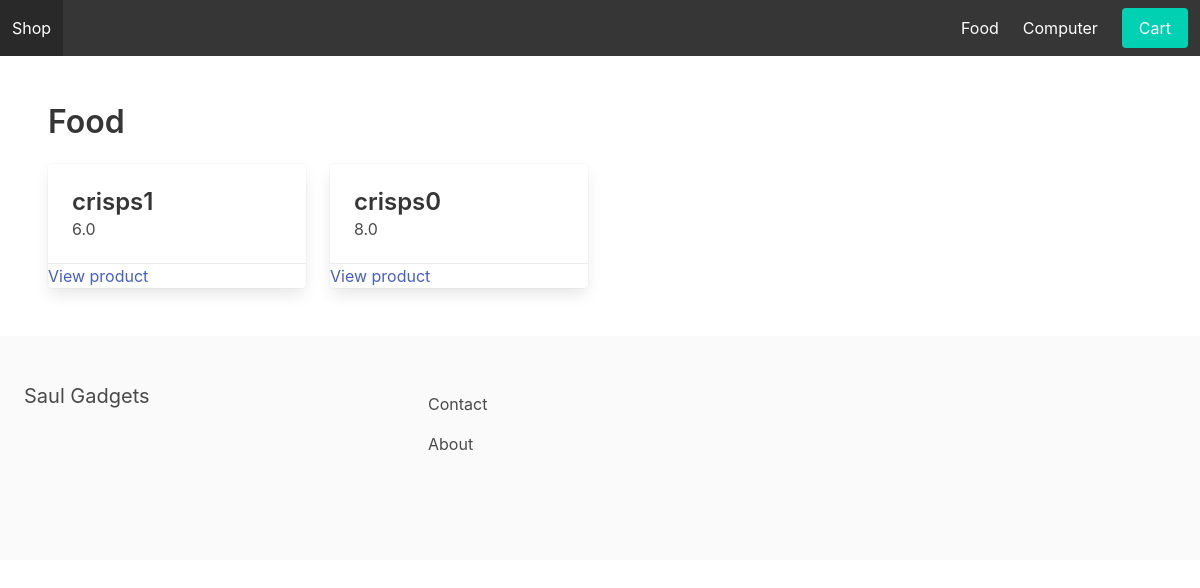
Screenshot of /food/ with the database file from the repository.
### apps/store/models.py (models this page shows, shortened)
class Category(models.Model):
    title = models.CharField(max_length=255)
    slug = models.SlugField(max_length=255)
    ordering = models.IntegerField(default=0)
    class Meta:
        verbose_name_plural = 'Categories'
        ordering = ('ordering',)

class Product(models.Model):
      category = models.ForeignKey(Category, related_name='products', on_delete=models.CASCADE)
      title = models.CharField(max_length=255)
      slug = models.SlugField(max_length=255)
      description = models.TextField(blank=True, null=True)
      price = models.FloatField()
      id = models.AutoField(primary_key=True)

### apps/store/views.py (the view)
# urls.py: path('<slug:slug>/', category_detail, name='category_detail'),
def category_detail(request, slug):
    category = get_object_or_404(Category, slug=slug)
    products = category.products.all()
    context = {
        'category': category,
        'products': products
    }
    return render(request, 'category_detail.html', context)

### apps/store/context_processor.py (called while the page is built)
def menu_categories(request):
    categories = Category.objects.all()
    return {'menu_categories': categories}

### apps/store/templates/category_detail.html (shortened to what this page needs)
{% extends 'base.html' %}
{% block content %}
    <h1 class="title">{{ category.title }}</h1>
    <div class = "columns is-multiline" >
        {% for product in products %}
            <div class="column is-3">
               <div class="card">
                  <div class="card-content">
                       <div class="media">
                          <div class="media-content">
                             <p class="title is-4">{{ product.title }}</p>
                             <p class="subtitle is-6">{{ product.price }}</p>
                          </div>
                       </div>
                  </div>
                         <footer class="card-footer">
                            <a href="{% url 'product_detail' category.slug product.slug %}" class="cart-footer-item">View product</a>
                         </footer>
               </div>
            </div>
        {% endfor %}
    </div>
{% endblock %}

### apps/core/templates/base.html (shortened to what this page needs)
<html>
	<head>
		<link rel="stylesheet" href="https://cdn.jsdelivr.net/npm/bulma@0.9.0/css/bulma.min.css">
	</head>
	<body>
		<nav class="navbar is-dark">
			<div class="navbar-brand">
				<a class="navbar-item" href="/">Shop</a>
			</div>
			<div id="main-navbar" class="navbar-menu">
				<div class="navbar-end">
					{% for category in menu_categories %}
					    <a href="{% url 'category_detail' category.slug %}" class="navbar-item">{{ category.title }}</a>
					{% endfor %}
					<div class="navbar-item">
						<a href="{% url 'cart' %}" class="button is-primary">Cart</a>
					</div>
				</div>
			</div>
        </nav>
		<section class="section">
			{% block content %}
            {% endblock %}
		</section>
		<footer class="footer">
			<div class="columns">
				<div class="column is-4">
					<h2 class="subtitle">Saul Gadgets</h2>
				</div>
				<div class="column is-8">
					<a href="{% url 'contact' %}" class="navbar-item">Contact</a>
					<a href="{% url 'about' %}" class="navbar-item">About</a>
				</div>
			</div>
		</footer>
	</body>
</html>

### rows the page displays
Category: title "Food"
Category: title "Computer"
Product: title "crisps1", price "6.0"
Product: title "crisps0", price "8.0"
